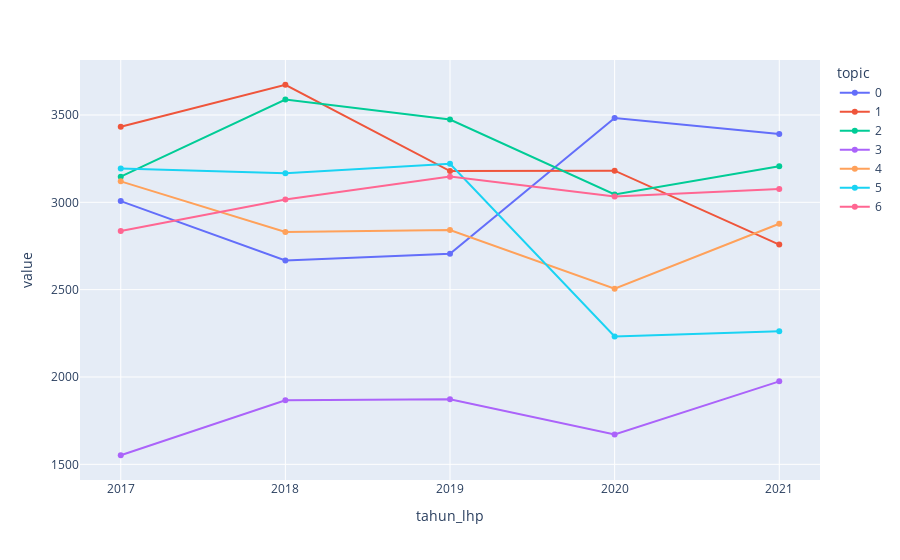

This figure's notebook cell:
### Code cell
# Topik per Tahun

df5 = df.groupby(["tahun_lhp", "topic"]).size().reset_index(name="value")

fig = px.line(df5, x="tahun_lhp", y="value", color="topic", markers=True)
fig.update_xaxes(type="category")
fig.show()

### Figure 1 — Plotly figure (JSON) as saved in the notebook; plotly's stock layout.template omitted (floating-point values rounded to 4 significant figures)
{"data": [{"hovertemplate": "topic=0<br>tahun_lhp=%{x}<br>value=%{y}<extra></extra>", "legendgroup": "0", "line": {"color": "#636efa", "dash": "solid"}, "marker": {"symbol": "circle"}, "mode": "markers+lines", "name": "0", "orientation": "v", "showlegend": true, "type": "scatter", "x": [2017, 2018, 2019, 2020, 2021], "xaxis": "x", "y": [3007, 2667, 2706, 3483, 3391], "yaxis": "y"}, {"hovertemplate": "topic=1<br>tahun_lhp=%{x}<br>value=%{y}<extra></extra>", "legendgroup": "1", "line": {"color": "#EF553B", "dash": "solid"}, "marker": {"symbol": "circle"}, "mode": "markers+lines", "name": "1", "orientation": "v", "showlegend": true, "type": "scatter", "x": [2017, 2018, 2019, 2020, 2021], "xaxis": "x", "y": [3433, 3673, 3179, 3181, 2758], "yaxis": "y"}, {"hovertemplate": "topic=2<br>tahun_lhp=%{x}<br>value=%{y}<extra></extra>", "legendgroup": "2", "line": {"color": "#00cc96", "dash": "solid"}, "marker": {"symbol": "circle"}, "mode": "markers+lines", "name": "2", "orientation": "v", "showlegend": true, "type": "scatter", "x": [2017, 2018, 2019, 2020, 2021], "xaxis": "x", "y": [3147, 3588, 3474, 3045, 3206], "yaxis": "y"}, {"hovertemplate": "topic=3<br>tahun_lhp=%{x}<br>value=%{y}<extra></extra>", "legendgroup": "3", "line": {"color": "#ab63fa", "dash": "solid"}, "marker": {"symbol": "circle"}, "mode": "markers+lines", "name": "3", "orientation": "v", "showlegend": true, "type": "scatter", "x": [2017, 2018, 2019, 2020, 2021], "xaxis": "x", "y": [1552, 1867, 1872, 1671, 1975], "yaxis": "y"}, {"hovertemplate": "topic=4<br>tahun_lhp=%{x}<br>value=%{y}<extra></extra>", "legendgroup": "4", "line": {"color": "#FFA15A", "dash": "solid"}, "marker": {"symbol": "circle"}, "mode": "markers+lines", "name": "4", "orientation": "v", "showlegend": true, "type": "scatter", "x": [2017, 2018, 2019, 2020, 2021], "xaxis": "x", "y": [3120, 2830, 2841, 2505, 2877], "yaxis": "y"}, {"hovertemplate": "topic=5<br>tahun_lhp=%{x}<br>value=%{y}<extra></extra>", "legendgroup": "5", "line": {"color": "#19d3f3", "dash": "solid"}, "marker": {"symbol": "circle"}, "mode": "markers+lines", "name": "5", "orientation": "v", "showlegend": true, "type": "scatter", "x": [2017, 2018, 2019, 2020, 2021], "xaxis": "x", "y": [3193, 3166, 3221, 2232, 2262], "yaxis": "y"}, {"hovertemplate": "topic=6<br>tahun_lhp=%{x}<br>value=%{y}<extra></extra>", "legendgroup": "6", "line": {"color": "#FF6692", "dash": "solid"}, "marker": {"symbol": "circle"}, "mode": "markers+lines", "name": "6", "orientation": "v", "showlegend": true, "type": "scatter", "x": [2017, 2018, 2019, 2020, 2021], "xaxis": "x", "y": [2836, 3016, 3147, 3033, 3076], "yaxis": "y"}], "layout": {"legend": {"title": {"text": "topic"}, "tracegroupgap": 0}, "margin": {"t": 60}, "xaxis": {"anchor": "y", "domain": [0, 1], "title": {"text": "tahun_lhp"}, "type": "category"}, "yaxis": {"anchor": "x", "domain": [0, 1], "title": {"text": "value"}}}}
